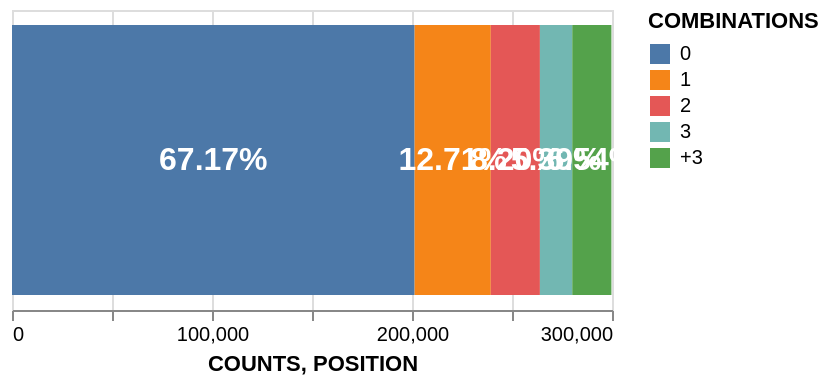

Notebook code for this chart:
### Code cell
# Prepare data for stacked bar chart
combis_chart = alt.Chart(counts_combis).mark_bar().encode(
            x = "COUNTS",
            color='COMBINATIONS:N'
            ).properties(
            height=150,
            width='container'
        )

text =  alt.Chart(counts_combis).mark_text(align='center', baseline='middle', color="white", fontWeight='bold', fontSize=16).encode(
            text=alt.Text('PERCENTAGE:Q', format='.2%'), x="POSITION:Q"
        )
combis_chart + text

### Figure 1 — Vega-Lite specification as saved in the notebook (floating-point values rounded to 4 significant figures)
{"config": {"view": {"continuousWidth": 300, "continuousHeight": 300}}, "layer": [{"mark": {"type": "bar"}, "encoding": {"color": {"field": "COMBINATIONS", "type": "nominal"}, "x": {"field": "COUNTS", "type": "quantitative"}}}, {"mark": {"type": "text", "align": "center", "baseline": "middle", "color": "white", "fontSize": 16, "fontWeight": "bold"}, "encoding": {"text": {"field": "PERCENTAGE", "format": ".2%", "type": "quantitative"}, "x": {"field": "POSITION", "type": "quantitative"}}}], "data": {"name": "data-e1d90e39fc5cb1753b0bd3efad0f0cb9"}, "height": 150, "width": "container", "$schema": "https://vega.github.io/schema/vega-lite/v5.16.3.json", "datasets": {"data-e1d90e39fc5cb1753b0bd3efad0f0cb9": [{"COMBINATIONS": 0, "COUNTS": 201310, "PERCENTAGE": 0.6717, "POSITION": 100700.0}, {"COMBINATIONS": 1, "COUNTS": 38081, "PERCENTAGE": 0.1271, "POSITION": 220400.0}, {"COMBINATIONS": 2, "COUNTS": 24566, "PERCENTAGE": 0.08197, "POSITION": 251700.0}, {"COMBINATIONS": 3, "COUNTS": 16167, "PERCENTAGE": 0.05394, "POSITION": 272000.0}, {"COMBINATIONS": "+3", "COUNTS": 19588, "PERCENTAGE": 0.06536, "POSITION": 289900.0}]}}
